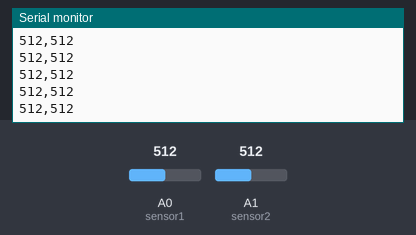
Bench run of a sketch on a simulated Arduino Uno, built with avr-gcc and run on an emulated ATmega328P. Parts: the last lines printed to the serial monitor. Inputs (shaded band) come from the test bench; at power-on: A0 (sensor1) = 512, A1 (sensor2) = 512.

Above: at 1.2 s.
1.3 s: A0 (sensor1) set to 716
At 1.9 s:
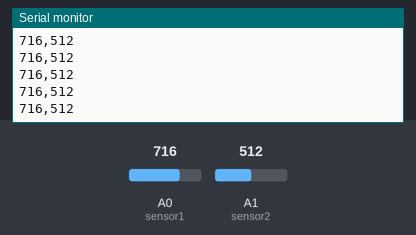
4.3 s: A1 (sensor2) set to 716
At 5.4 s:
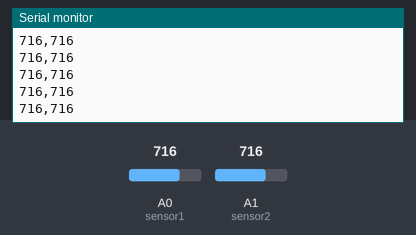
5.8 s: A0 (sensor1) set to 900
At 6.6 s:
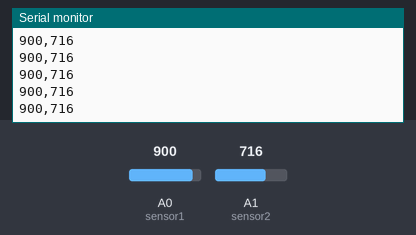
7.3 s: A1 (sensor2) set to 900
At 8.2 s:
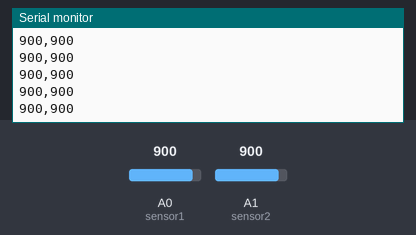
Timing chart, 0 to 9.8 s (numbered marks = the images above; inputs shaded):
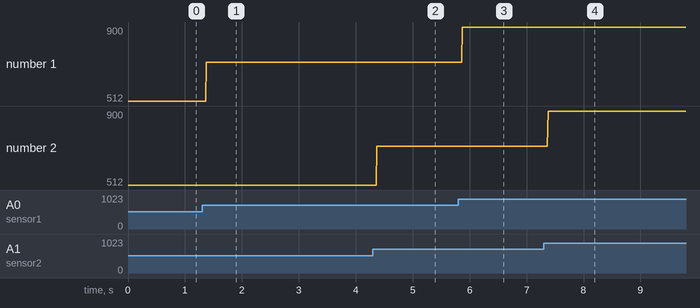

Measured:
- after the input at 1.3 s, the serial monitor: prints a new line after 0.08 s (image 1)
- after the input at 4.3 s, the serial monitor: prints a new line after 0.07 s (image 2)
- after the input at 5.8 s, the serial monitor: prints a new line after 0.07 s (image 3)
- after the input at 7.3 s, the serial monitor: prints a new line after 0.08 s (image 4)
- plotted number 1: 512 → 716 after the input at 1.3 s, 716 → 900 after the input at 5.8 s

The sketch:

Lab6.ino
```cpp
// create instances of the sensors
int sensor1 = A0;
int sensor2 = A1;
//int sensor3 = A2;

char val;

void setup() {
  // put your setup code here, to run once:
  Serial.begin(9600);
}

void loop() {
  //read and figure out my range
  int pressureRaw1 = analogRead(sensor1);//getting values between 0-990
  //to fit my sensor into a single byte
  //if we have a full range (0-1023), then can divide by 4
  // if we don’t have a full range, then map()
  int pressure1 = map(pressureRaw1, 0, 990, 0, 255); //the range of actual sensor
  int pressureRaw2=analogRead(sensor2);
  int pressure2 = map(pressureRaw2, 0, 990, 0, 255); //the range of actual sensor
 // int pressureRaw3=analogRead(sensor3);
  //int pressure3 = map(pressureRaw3, 0, 990, 0, 255); //the range of actual sensor

  //send values serially
  Serial.print(pressureRaw1); //sends ASCII
  Serial.print(','); //
  Serial.println(pressureRaw2); //
 // Serial.print(','); //
 // Serial.println(pressureRaw3); //

}
```
